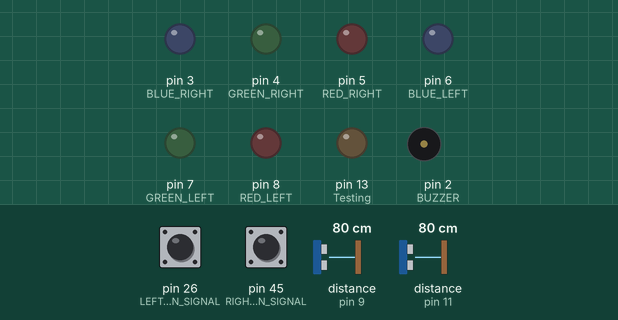
Bench run of a sketch on a simulated Arduino Mega 2560, built with avr-gcc and run on an emulated ATmega2560. On the bench: output pins drawn as LEDs (lit = HIGH), buzzer (waves = sounding). Wiring (inferred from the names in the program): 2 × ultrasonic range finder: trigger pin 10, echo pin 9 / trigger pin 12, echo pin 11. The test bench sets the inputs (shaded band); at power-on: pin 26 (LEFT_TURN_SIGNAL) LOW, pin 45 (RIGHT_TURN_SIGNAL) LOW, distance to the obstacle (sensors on pin 9, pin 11) 80 cm. The echo pulse lasts 58.3 µs per cm; pins used as bus, display or sensor lines are not drawn.

Above: at 1.2 s.
1.3 s: pin 26 (LEFT_TURN_SIGNAL) pulled HIGH for 1 s
At 2.3 s:
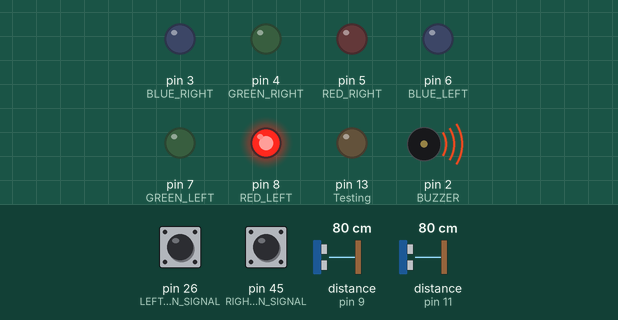
4.0 s: pin 45 (RIGHT_TURN_SIGNAL) pulled HIGH for 0.15 s
At 4.31 s:
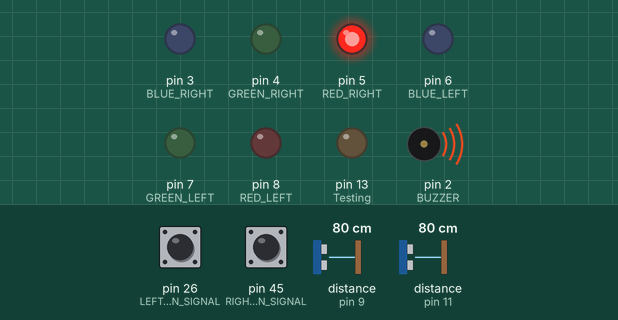
6.0 s: pin 45 (RIGHT_TURN_SIGNAL) pulled HIGH for 3.2 s
At 10.2 s:
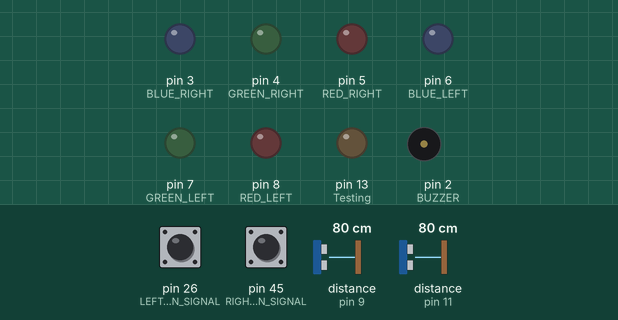
11.0 s: pin 26 (LEFT_TURN_SIGNAL) pulled HIGH for 3.2 s
At 11.3 s:
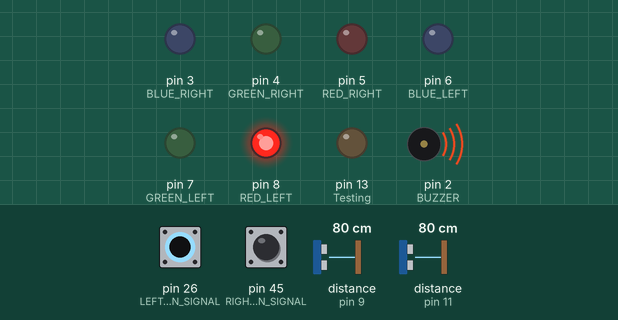
16.0 s: pin 26 (LEFT_TURN_SIGNAL) driven HIGH and pin 45 (RIGHT_TURN_SIGNAL) driven HIGH
At 16.3 s:
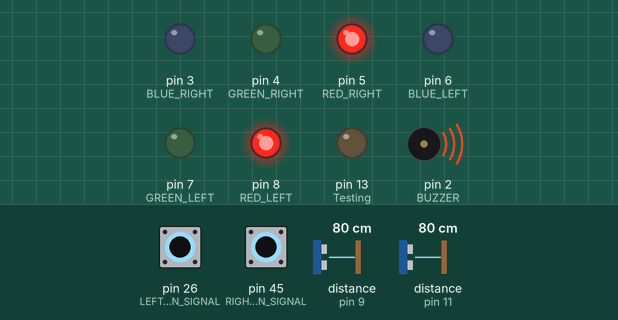
17.5 s: distance to the obstacle (sensor on pin 9) set to 97 cm
19.0 s: distance to the obstacle (sensor on pin 9) set to 105 cm
At 19.8 s:
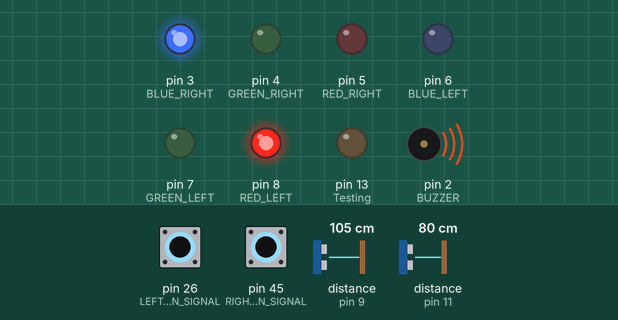
Timing chart, 0 to 21.5 s (numbered marks = the images above; inputs shaded):
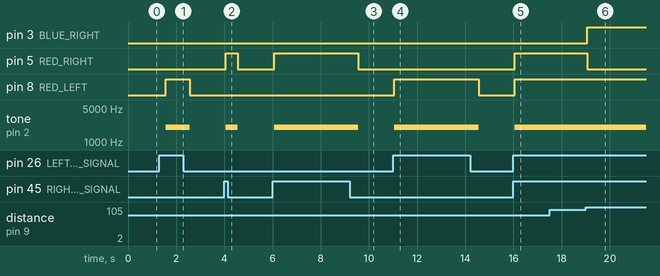

The sketch:

main.ino
```cpp
#include <TimerOne.h>
#include <SR04.h>

#define LEFT_TURN_SIGNAL  26
#define RIGHT_TURN_SIGNAL 45
#define LEFT_TRIG_PIN     12
#define LEFT_ECHO_PIN     11
#define RIGHT_TRIG_PIN    10
#define RIGHT_ECHO_PIN    9
#define RED_LEFT          8
#define GREEN_LEFT        7
#define BLUE_LEFT         6
#define RED_RIGHT         5
#define GREEN_RIGHT       4
#define BLUE_RIGHT        3
#define BUZZER            2

int LeftTurnEnabled;
int RightTurnEnabled;
SR04 LeftSensor = SR04(LEFT_ECHO_PIN, LEFT_TRIG_PIN);
SR04 RightSensor = SR04(RIGHT_ECHO_PIN, RIGHT_TRIG_PIN);
long LeftSensorDistance;
long RightSensorDistance;

// Computes GCD of two numbers
unsigned long gcd(unsigned long a, unsigned long b) {
  if (b == 0) return a;
  return gcd(b, a % b);
}

// Used for timer interrupts
volatile unsigned char timerFlag = 0;
void TimerISR() {
  timerFlag = 1;
}

typedef struct task {
  int state;                    // Task's current state
  unsigned long period;         // Task's period in ms
  unsigned long elapsedTime;    // Time elapsed since last tick
  int (*TickFct)(int);          // Address of tick function
} task;

static task task1, task2, task3, task4, task5;
task* tasks[] = { &task1, &task2, &task3, &task4, &task5 };
const unsigned char numTasks = sizeof(tasks) / sizeof(tasks[0]);
const char startState = 0;    // Refers to first state enum
unsigned long GCD = 0;        // For timer period

// Sets color of left LED
void setColorLeft(unsigned int red, unsigned int green, unsigned int blue) {
  analogWrite(RED_LEFT, red);
  analogWrite(GREEN_LEFT, green);
  analogWrite(BLUE_LEFT, blue);
}

// Sets color of right LED
void setColorRight(unsigned int red, unsigned int green, unsigned int blue) {
  analogWrite(RED_RIGHT, red);
  analogWrite(GREEN_RIGHT, green);
  analogWrite(BLUE_RIGHT, blue);
}

// Task 1 (Checks if a turn signal is active)
enum US_States { US_SMStart };
int TickFct_UpdateSignals(int state) {
  LeftTurnEnabled = digitalRead(LEFT_TURN_SIGNAL);
  RightTurnEnabled = digitalRead(RIGHT_TURN_SIGNAL);
  return state;
}

// Task 2 (Outputs distance from left ultrasonic sensor)
enum LS_States { LS_SMStart };
int TickFct_LeftSensor(int state) {
  long sensorDist = LeftSensor.Distance();
  if (sensorDist <= 400) {
    LeftSensorDistance = sensorDist;
  }
  return LS_SMStart;
}

// Task 3 (Outputs distance from right ultrasonic sensor)
enum RS_States { RS_SMStart };
int TickFct_RightSensor(int state) {
  long sensorDist = RightSensor.Distance();
  if (sensorDist <= 400) {
    RightSensorDistance = sensorDist;
  }
  return RS_SMStart;
}

// Task 4 (Updates speakers and LEDs based on sensor distance)
enum UL_States { UL_SMStart };
int TickFct_UpdateLEDs(int state) {

  if (RightTurnEnabled) {
    if (RightSensorDistance >= 200) setColorRight(0, 255, 0);         // Green
    else if (RightSensorDistance >= 100) setColorRight(0, 0, 255);    // Blue
    else setColorRight(255, 0, 0);                                    // Red
  }
  else setColorRight(0, 0, 0);

  if (LeftTurnEnabled) {
    if (LeftSensorDistance >= 200) setColorLeft(0, 255, 0);           // Green
    else if (LeftSensorDistance >= 100) setColorLeft(0, 0, 255);      // Blue
    else setColorLeft(255, 0, 0);                                     // Red
  }
  else setColorLeft(0, 0, 0);

  return UL_SMStart;
}

// Task 5 (Outputs frequency on speaker)
enum SS_States { SS_SMStart, SS_Wait, SS_MakeSound };
int TickFct_SoundSpeaker(int state) {
  switch (state) {  // State transitions
    case SS_SMStart:
      state = SS_Wait;
      break;

    case SS_Wait:
      if ((LeftSensorDistance < 100 && LeftTurnEnabled) || (RightSensorDistance < 100 && RightTurnEnabled)) {
        state = SS_MakeSound;
      } else {
        state = SS_Wait;
      }
      break;

    case SS_MakeSound:
      if (!((LeftSensorDistance < 100 && LeftTurnEnabled) || (RightSensorDistance < 100 && RightTurnEnabled))) {
        state = SS_Wait;
      } else {
        state = SS_MakeSound;
      }
      break;

    default:
      state = SS_SMStart;
      break;
  }
  switch (state) {  // State actions
    case SS_Wait:
      noTone(BUZZER);
      break;

    case SS_MakeSound:
      tone(BUZZER, 2000);
      break;

    default:
      break;
  }
  return state;
}

void setup() {
  unsigned char j = 0;

  // Task 1 (Checks if a turn signal is active)
  tasks[j]->state = startState;
  tasks[j]->period = 100000;
  tasks[j]->elapsedTime = tasks[j]->period;
  tasks[j]->TickFct = &TickFct_UpdateSignals;
  ++j;

  // Task 2 (Outputs distance from left ultrasonic sensor)
  tasks[j]->state = startState;
  tasks[j]->period = 500000;
  tasks[j]->elapsedTime = tasks[j]->period;
  tasks[j]->TickFct = &TickFct_LeftSensor;
  ++j;

  // Task 3 (Outputs distance from right ultrasonic sensor)
  tasks[j]->state = startState;
  tasks[j]->period = 500000;
  tasks[j]->elapsedTime = tasks[j]->period;
  tasks[j]->TickFct = &TickFct_RightSensor;
  ++j;

 // Task 4 (Updates LEDs based on sensor distance)
  tasks[j]->state = startState;
  tasks[j]->period = 500000;
  tasks[j]->elapsedTime = tasks[j]->period;
  tasks[j]->TickFct = &TickFct_UpdateLEDs;
  ++j;

 // Task 5 (Outputs frequency on speaker)
  tasks[j]->state = startState;
  tasks[j]->period = 500000;
  tasks[j]->elapsedTime = tasks[j]->period;
  tasks[j]->TickFct = &TickFct_SoundSpeaker;
  ++j;

  // Find GCD for timer's period
  GCD = tasks[0]->period;
  for (unsigned char i = 1; i < numTasks; ++i) {
    GCD = gcd(GCD, tasks[i]->period);
  }

  pinMode(LEFT_TURN_SIGNAL, INPUT);   // Input from Ashley's board
  pinMode(RIGHT_TURN_SIGNAL, INPUT);  // Input from Ashley's board
  pinMode(RED_LEFT, OUTPUT);          // Left RGB red
  pinMode(GREEN_LEFT, OUTPUT);        // Left RGB green
  pinMode(BLUE_LEFT, OUTPUT);         // Left RGB blue
  pinMode(RED_RIGHT, OUTPUT);         // Right RGB red
  pinMode(GREEN_RIGHT, OUTPUT);       // Right RGB green
  pinMode(BLUE_RIGHT, OUTPUT);        // Right RGB blue
  pinMode(BUZZER, OUTPUT);            // Buzzer pin
  pinMode(LED_BUILTIN, OUTPUT);       // Testing
  Serial.begin(9600);                 // Baud rate is 9600 (serial output)
  Timer1.initialize(GCD);             // GCD is in microseconds
  Timer1.attachInterrupt(TimerISR);   // TimerISR runs on interrupt
}

void loop() {
  for (unsigned char i = 0; i < numTasks; ++i) {    // Task scheduler
    if (tasks[i]->elapsedTime >= tasks[i]->period) {
      tasks[i]->state = tasks[i]->TickFct(tasks[i]->state);
      tasks[i]->elapsedTime = 0;
    }
    tasks[i]->elapsedTime += GCD;
  }
  while (!timerFlag);
  timerFlag = 0;
}

/* WORKS CITED
-------------------------------------
Learned how to use sizeof():
https://en.cppreference.com/w/cpp/language/sizeof

Learned how to use gcd():
https://en.cppreference.com/w/cpp/numeric/gcd

Using the TimerOne library for interrupts:
https://www.arduino.cc/reference/en/libraries/timerone/

GCD function (Euclid's algorithm):
https://www.tutorialspoint.com/c-program-to-implement-euclid-s-algorithm
*/
```

Measured:
- the behaviour switches between 100 and 101 cm on distance to the obstacle (sensor on pin 9) (found by bisection; images 5 and 6)
- after the input at 1.3 s, pin 8 (RED_LEFT): LOW → HIGH after 0.26 s, → LOW 1.0 s later; tone on pin 2 (BUZZER): silent → 2000 Hz after 0.26 s, → silent 1.0 s later
- after the input at 4.0 s, pin 5 (RED_RIGHT): LOW → HIGH after 0.06 s, → LOW 0.50 s later; tone on pin 2 (BUZZER): silent → 2000 Hz after 0.06 s, → silent 0.50 s later
- after the input at 6.0 s, pin 5 (RED_RIGHT): LOW → HIGH after 0.06 s, → LOW 3.5 s later; tone on pin 2 (BUZZER): silent → 2000 Hz after 0.06 s, → silent 3.5 s later
- after the input at 11.0 s, pin 8 (RED_LEFT): LOW → HIGH after 0.06 s, → LOW 3.5 s later; tone on pin 2 (BUZZER): silent → 2000 Hz after 0.06 s, → silent 3.5 s later
- after the input at 16.0 s, pin 5 (RED_RIGHT), pin 8 (RED_LEFT): LOW → HIGH after 0.06 s; tone on pin 2 (BUZZER): silent → 2000 Hz after 0.06 s
- after the input at 17.5 s, every drawn part: stays the same
- after the input at 19.0 s, pin 3 (BLUE_RIGHT): LOW → HIGH after 0.06 s; pin 5 (RED_RIGHT): HIGH → LOW after 0.06 s
